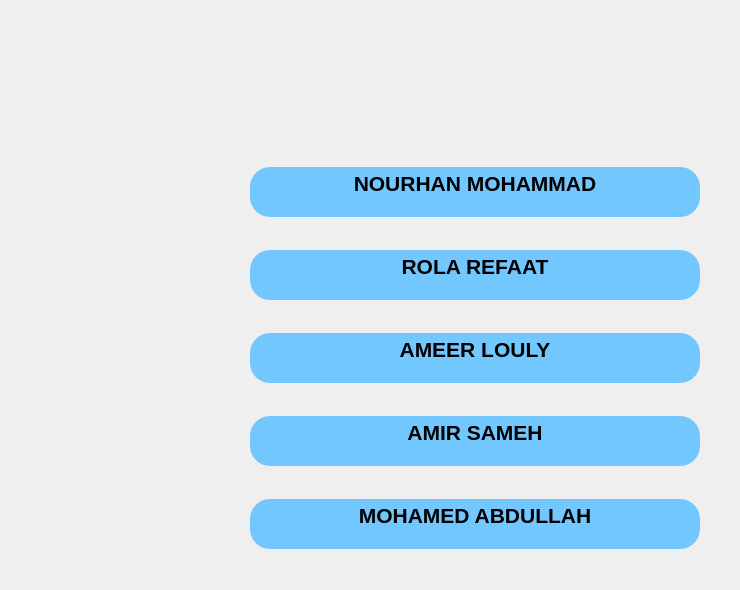
       <widget class="QWidget" name="page_7">
        <widget class="QWidget" name="layoutWidget">
         <property name="geometry">
          <rect>
           <x>220</x>
           <y>140</y>
           <width>511</width>
           <height>441</height>
          </rect>
         </property>
         <layout class="QGridLayout" name="gridLayout_21">
          <item row="0" column="0">
           <widget class="QTextEdit" name="textEdit_9">
            <property name="minimumSize">
             <size>
              <width>450</width>
              <height>50</height>
             </size>
            </property>
            <property name="maximumSize">
             <size>
              <width>450</width>
              <height>50</height>
             </size>
            </property>
            <property name="styleSheet">
             <string notr="true">QTextEdit
{
border :none;
color:black;
background-color: rgb(115, 199, 255);
font: 700 12pt &quot;Rockwell&quot;;    
 border-radius: 20px;
}</string>
            </property>
            <property name="html">
             <string>&lt;!DOCTYPE HTML PUBLIC &quot;-//W3C//DTD HTML 4.0//EN&quot; &quot;http://www.w3.org/TR/REC-html40/strict.dtd&quot;&gt;
&lt;html&gt;&lt;head&gt;&lt;meta name=&quot;qrichtext&quot; content=&quot;1&quot; /&gt;&lt;meta charset=&quot;utf-8&quot; /&gt;&lt;style type=&quot;text/css&quot;&gt;
p, li { white-space: pre-wrap; }
hr { height: 1px; border-width: 0; }
li.unchecked::marker { content: &quot;\2610&quot;; }
li.checked::marker { content: &quot;\2612&quot;; }
&lt;/style&gt;&lt;/head&gt;&lt;body style=&quot; font-family:'Rockwell'; font-size:12pt; font-weight:700; font-style:normal;&quot;&gt;
&lt;p align=&quot;center&quot; style=&quot; margin-top:0px; margin-bottom:0px; margin-left:0px; margin-right:0px; -qt-block-indent:0; text-indent:0px;&quot;&gt;&lt;span style=&quot; font-family:'Segoe UI'; font-size:16pt;&quot;&gt;NOURHAN MOHAMMAD&lt;/span&gt;&lt;/p&gt;&lt;/body&gt;&lt;/html&gt;</string>
            </property>
           </widget>
          </item>
          <item row="1" column="0">
           <widget class="QTextEdit" name="textEdit_24">
            <property name="minimumSize">
             <size>
              <width>450</width>
              <height>50</height>
             </size>
            </property>
            <property name="maximumSize">
             <size>
              <width>450</width>
              <height>50</height>
             </size>
            </property>
            <property name="styleSheet">
             <string notr="true">QTextEdit
{
border :none;
color:black;
background-color: rgb(115, 199, 255);
font: 700 12pt &quot;Rockwell&quot;;    
 border-radius: 20px;
}</string>
            </property>
            <property name="html">
             <string>&lt;!DOCTYPE HTML PUBLIC &quot;-//W3C//DTD HTML 4.0//EN&quot; &quot;http://www.w3.org/TR/REC-html40/strict.dtd&quot;&gt;
&lt;html&gt;&lt;head&gt;&lt;meta name=&quot;qrichtext&quot; content=&quot;1&quot; /&gt;&lt;meta charset=&quot;utf-8&quot; /&gt;&lt;style type=&quot;text/css&quot;&gt;
p, li { white-space: pre-wrap; }
hr { height: 1px; border-width: 0; }
li.unchecked::marker { content: &quot;\2610&quot;; }
li.checked::marker { content: &quot;\2612&quot;; }
&lt;/style&gt;&lt;/head&gt;&lt;body style=&quot; font-family:'Rockwell'; font-size:12pt; font-weight:700; font-style:normal;&quot;&gt;
&lt;p align=&quot;center&quot; style=&quot; margin-top:0px; margin-bottom:0px; margin-left:0px; margin-right:0px; -qt-block-indent:0; text-indent:0px;&quot;&gt;&lt;span style=&quot; font-family:'Segoe UI'; font-size:16pt;&quot;&gt;ROLA REFAAT&lt;/span&gt;&lt;/p&gt;&lt;/body&gt;&lt;/html&gt;</string>
            </property>
           </widget>
          </item>
          <item row="2" column="0">
           <widget class="QTextEdit" name="textEdit_25">
            <property name="minimumSize">
             <size>
              <width>450</width>
              <height>50</height>
             </size>
            </property>
            <property name="maximumSize">
             <size>
              <width>450</width>
              <height>50</height>
             </size>
            </property>
            <property name="styleSheet">
             <string notr="true">QTextEdit
{
border :none;
color:black;
background-color: rgb(115, 199, 255);
font: 700 12pt &quot;Rockwell&quot;;    
 border-radius: 20px;
}</string>
            </property>
            <property name="html">
             <string>&lt;!DOCTYPE HTML PUBLIC &quot;-//W3C//DTD HTML 4.0//EN&quot; &quot;http://www.w3.org/TR/REC-html40/strict.dtd&quot;&gt;
&lt;html&gt;&lt;head&gt;&lt;meta name=&quot;qrichtext&quot; content=&quot;1&quot; /&gt;&lt;meta charset=&quot;utf-8&quot; /&gt;&lt;style type=&quot;text/css&quot;&gt;
p, li { white-space: pre-wrap; }
hr { height: 1px; border-width: 0; }
li.unchecked::marker { content: &quot;\2610&quot;; }
li.checked::marker { content: &quot;\2612&quot;; }
&lt;/style&gt;&lt;/head&gt;&lt;body style=&quot; font-family:'Rockwell'; font-size:12pt; font-weight:700; font-style:normal;&quot;&gt;
&lt;p align=&quot;center&quot; style=&quot; margin-top:0px; margin-bottom:0px; margin-left:0px; margin-right:0px; -qt-block-indent:0; text-indent:0px;&quot;&gt;&lt;span style=&quot; font-family:'Segoe UI'; font-size:16pt;&quot;&gt;AMEER LOULY&lt;/span&gt;&lt;/p&gt;&lt;/body&gt;&lt;/html&gt;</string>
            </property>
           </widget>
          </item>
          <item row="3" column="0">
           <widget class="QTextEdit" name="textEdit_26">
            <property name="minimumSize">
             <size>
              <width>450</width>
              <height>50</height>
             </size>
            </property>
            <property name="maximumSize">
             <size>
              <width>450</width>
              <height>50</height>
             </size>
            </property>
            <property name="styleSheet">
             <string notr="true">QTextEdit
{
border :none;
color:black;
background-color: rgb(115, 199, 255);
font: 700 12pt &quot;Rockwell&quot;;    
 border-radius: 20px;
}</string>
            </property>
            <property name="html">
             <string>&lt;!DOCTYPE HTML PUBLIC &quot;-//W3C//DTD HTML 4.0//EN&quot; &quot;http://www.w3.org/TR/REC-html40/strict.dtd&quot;&gt;
&lt;html&gt;&lt;head&gt;&lt;meta name=&quot;qrichtext&quot; content=&quot;1&quot; /&gt;&lt;meta charset=&quot;utf-8&quot; /&gt;&lt;style type=&quot;text/css&quot;&gt;
p, li { white-space: pre-wrap; }
hr { height: 1px; border-width: 0; }
li.unchecked::marker { content: &quot;\2610&quot;; }
li.checked::marker { content: &quot;\2612&quot;; }
&lt;/style&gt;&lt;/head&gt;&lt;body style=&quot; font-family:'Rockwell'; font-size:12pt; font-weight:700; font-style:normal;&quot;&gt;
&lt;p align=&quot;center&quot; style=&quot; margin-top:0px; margin-bottom:0px; margin-left:0px; margin-right:0px; -qt-block-indent:0; text-indent:0px;&quot;&gt;&lt;span style=&quot; font-family:'Segoe UI'; font-size:16pt;&quot;&gt;AMIR SAMEH&lt;/span&gt;&lt;/p&gt;&lt;/body&gt;&lt;/html&gt;</string>
            </property>
           </widget>
          </item>
          <item row="4" column="0">
           <widget class="QTextEdit" name="textEdit_27">
            <property name="minimumSize">
             <size>
              <width>450</width>
              <height>50</height>
             </size>
            </property>
            <property name="maximumSize">
             <size>
              <width>450</width>
              <height>50</height>
             </size>
            </property>
            <property name="styleSheet">
             <string notr="true">QTextEdit
{
border :none;
color:black;
background-color: rgb(115, 199, 255);
font: 700 12pt &quot;Rockwell&quot;;    
 border-radius: 20px;
}</string>
            </property>
            <property name="html">
             <string>&lt;!DOCTYPE HTML PUBLIC &quot;-//W3C//DTD HTML 4.0//EN&quot; &quot;http://www.w3.org/TR/REC-html40/strict.dtd&quot;&gt;
&lt;html&gt;&lt;head&gt;&lt;meta name=&quot;qrichtext&quot; content=&quot;1&quot; /&gt;&lt;meta charset=&quot;utf-8&quot; /&gt;&lt;style type=&quot;text/css&quot;&gt;
p, li { white-space: pre-wrap; }
hr { height: 1px; border-width: 0; }
li.unchecked::marker { content: &quot;\2610&quot;; }
li.checked::marker { content: &quot;\2612&quot;; }
&lt;/style&gt;&lt;/head&gt;&lt;body style=&quot; font-family:'Rockwell'; font-size:12pt; font-weight:700; font-style:normal;&quot;&gt;
&lt;p align=&quot;center&quot; style=&quot; margin-top:0px; margin-bottom:0px; margin-left:0px; margin-right:0px; -qt-block-indent:0; text-indent:0px;&quot;&gt;&lt;span style=&quot; font-family:'Segoe UI'; font-size:16pt;&quot;&gt;MOHAMED ABDULLAH&lt;/span&gt;&lt;/p&gt;&lt;/body&gt;&lt;/html&gt;</string>
            </property>
           </widget>
          </item>
         </layout>
        </widget>
       </widget>
